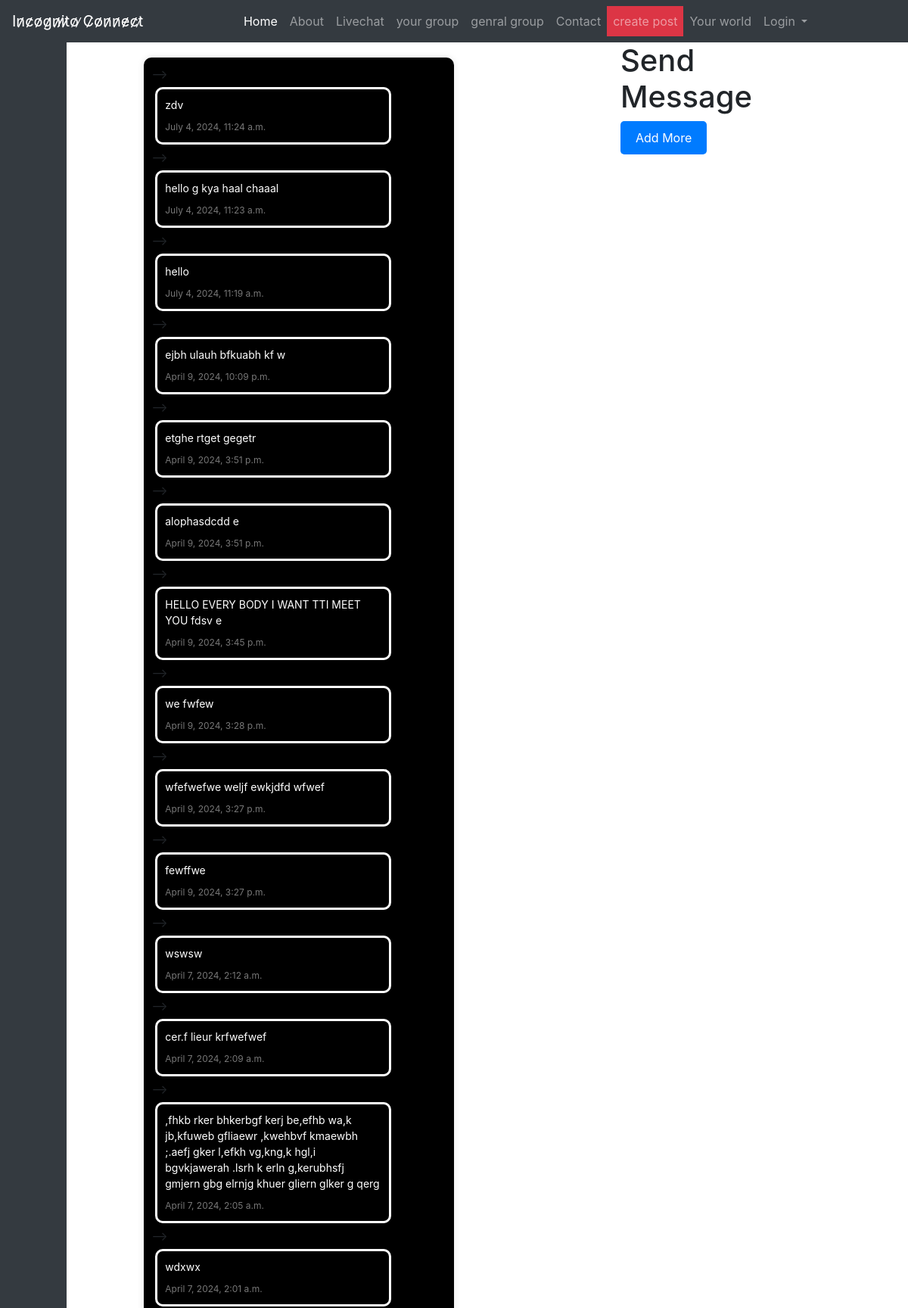
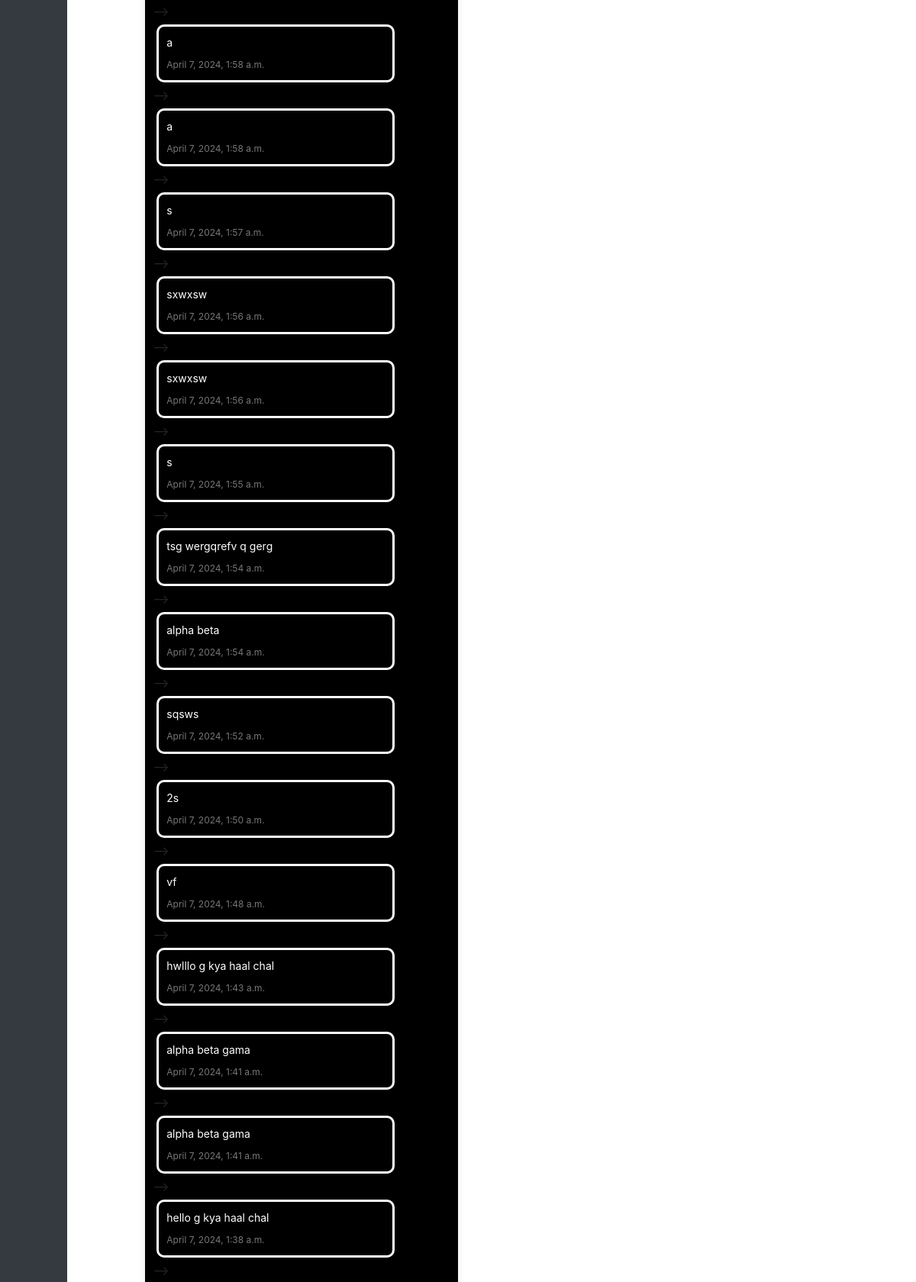
The app's page /display/ (upper part) with its own data (2 pictures, top to bottom).
### autheticatweb/models.py (models this page shows, shortened)
class Message(models.Model):
    text = models.CharField(max_length=300)
    created_at = models.DateTimeField(auto_now_add=True)

### autheticatweb/views.py (the view)
# urls.py: path('display/', views.display_messages, name='display_messages'),
def display_messages(request):
    messages = Message.objects.all().order_by('-created_at')
    return render(request, 'display_messages.html', {'messages': messages})

### templates/display_messages.html (shortened to what this page needs)
<!DOCTYPE html>
<html lang="en">
<head>
  <link rel="stylesheet" href="https://maxcdn.bootstrapcdn.com/bootstrap/4.5.2/css/bootstrap.min.css">
</head>
<body>
  <nav class="navbar navbar-expand-lg navbar-dark bg-dark">
    <a class="navbar-brand" href="/addproduct/">In̷̷c̷̷o̷̷g̷̷n̷̷i̷̷t̷̷o̷ ̷C̷̷o̷̷n̷̷n̷̷e̷̷c̷̷t̷</a>
    <div class="collapse navbar-collapse" id="navbarNav">
      <ul class="navbar-nav">
        <li class="nav-item active">
          <a class="nav-link" href="/">Home <span class="sr-only">(current)</span></a>
        </li>
        <li class="nav-item">
          <a class="nav-link" href="/about/">About</a>
        </li>
        <li class="nav-item">
          <a class="nav-link" href="/send/">Livechat</a>
        </li>
        <li class="nav-item">
          <a class="nav-link" href="/about/">your group</a>
        </li>
        <li class="nav-item">
          <a class="nav-link" href="/about/">genral group</a>
        </li>
        <li class="nav-item">
          <a class="nav-link" href="/contact/">Contact</a>
        </li>
        <li class="nav-item">
          <a class="nav-link bg-danger" href="/addproduct/">create post</a>
        </li>
        <li class="nav-item">
          <a class="nav-link" href="/yourworld/">Your world</a>
        </li>
        {% if  request.user.is_authenticated  %}
        <li class="nav-item">
          <a class="nav-link" href="/logout/">Logout <span style="color:green"><b>from</b> </span>{{ user.username }} </a>
        </li>
        {% else %}
        <li class="nav-item dropdown">
          <a class="nav-link dropdown-toggle" href="#" id="navbarDropdownLogin" role="button" data-toggle="dropdown" aria-haspopup="true" aria-expanded="false">
            Login
          </a>
        </li>
        {% endif %}
      </ul>
    </div>
  </nav>
  {%block content%}
  <div class="row">
    <div class="col-md-1 bg-dark" >
    </div>
    <div class="col-md-6">
        <div class="chat-container">
            <ul>
                {% for message in messages %}
            -->
                    <li class="message ">
                        <p class="message-text">{{ message.text }}</p>
                        <span class="message-time">{{ message.created_at }}</span>
                    </li>
                {% endfor %}
            </ul>
        </div>
    </div>
    <div class="col-md-1 ">
    </div>
      <div class="col-md-3 ">
          <h1>Send Message</h1>
          <div>
            <button class="send-button"><a href="/send/" style="text-decoration: none; color: inherit;">Add More</a></button>
          </div>
      </div>
      <div class="col-md-1 ">
      </div>
    </div>
  {%endblock content%}
</body>
</html>

### templates/display_messages.html (style rules this page uses)
.navbar-nav { margin-right: auto; margin-left: auto; }
.nav-link { position: relative; }
ul { list-style-type: none; padding: 0; }
.chat-container { width: 70%; margin: 20px auto; background-color: black; border-radius: 10px; padding: 10px; box-shadow: 0px 0px 10px rgba(0, 0, 0, 0.1); }
.message { border:solid white; color:white; padding: 10px; margin: 5px; border-radius: 10px; max-width: 80%; }
.message-text { font-size: 14px; margin-bottom: 5px; }
.message-time { font-size: 12px; color: #777; }
.send-button { background-color: #007bff; color: #fff; border: none; padding: 10px 20px; border-radius: 5px; cursor: pointer; animation: blink-animation 1s infinite; }

### records on screen
Message: text "zdv", created_at "July 4, 2024, 11:24 a.m."
Message: text "hello g kya haal chaaal", created_at "July 4, 2024, 11:23 a.m."
Message: text "hello", created_at "July 4, 2024, 11:19 a.m."
Message: text "ejbh ulauh bfkuabh kf w", created_at "April 9, 2024, 10:09 p.m."
Message: text "etghe rtget gegetr", created_at "April 9, 2024, 3:51 p.m."
Message: text "alophasdcdd e", created_at "April 9, 2024, 3:51 p.m."
Message: text "HELLO EVERY BODY I WANT TTI MEET YOU fdsv e", created_at "April 9, 2024, 3:45 p.m."
Message: text "we fwfew", created_at "April 9, 2024, 3:28 p.m."
Message: text "wfefwefwe weljf ewkjdfd wfwef", created_at "April 9, 2024, 3:27 p.m."
Message: text "fewffwe", created_at "April 9, 2024, 3:27 p.m."
Message: text "wswsw", created_at "April 7, 2024, 2:12 a.m."
Message: text "cer.f lieur krfwefwef", created_at "April 7, 2024, 2:09 a.m."
Message: text ",fhkb rker bhkerbgf kerj be,efhb wa,k jb,kfuweb gfliaewr ,kwehbvf kmaewbh ;.aefj gker l,efkh vg,kng,k hgl,i bgvkjawerah .lsrh k erln g,kerubhsfj gmjern gbg elrnjg khuer gliern glker g qerg", created_at "April 7, 2024, 2:05 a.m."
Message: text "wdxwx", created_at "April 7, 2024, 2:01 a.m."
Message: text "a", created_at "April 7, 2024, 1:58 a.m."
Message: text "a", created_at "April 7, 2024, 1:58 a.m."
Message: text "s", created_at "April 7, 2024, 1:57 a.m."
Message: text "sxwxsw", created_at "April 7, 2024, 1:56 a.m."
Message: text "sxwxsw", created_at "April 7, 2024, 1:56 a.m."
Message: text "s", created_at "April 7, 2024, 1:55 a.m."
Message: text "tsg wergqrefv q gerg", created_at "April 7, 2024, 1:54 a.m."
Message: text "alpha beta", created_at "April 7, 2024, 1:54 a.m."
Message: text "sqsws", created_at "April 7, 2024, 1:52 a.m."
Message: text "2s", created_at "April 7, 2024, 1:50 a.m."
Message: text "vf", created_at "April 7, 2024, 1:48 a.m."
Message: text "hwlllo g kya haal chal", created_at "April 7, 2024, 1:43 a.m."
Message: text "alpha beta gama", created_at "April 7, 2024, 1:41 a.m."
Message: text "alpha beta gama", created_at "April 7, 2024, 1:41 a.m."
Message: text "hello g kya haal chal", created_at "April 7, 2024, 1:38 a.m."
